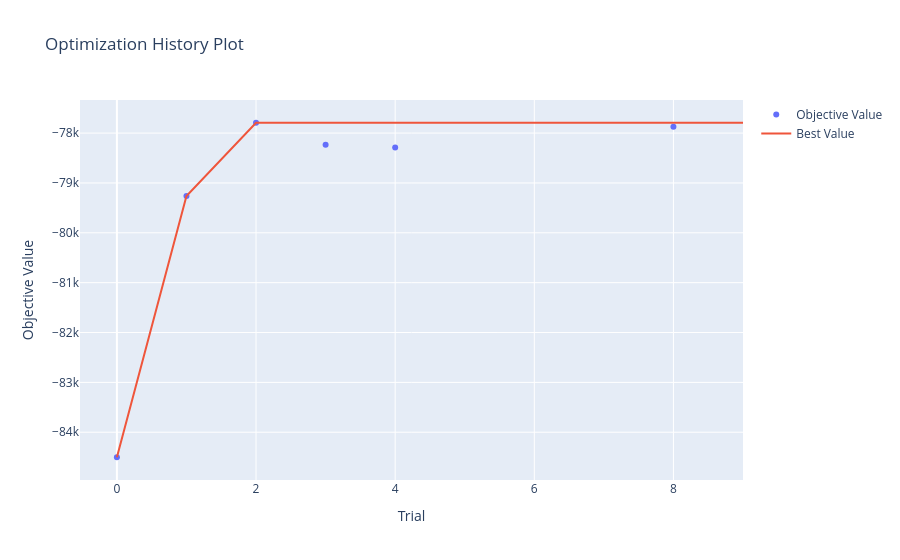
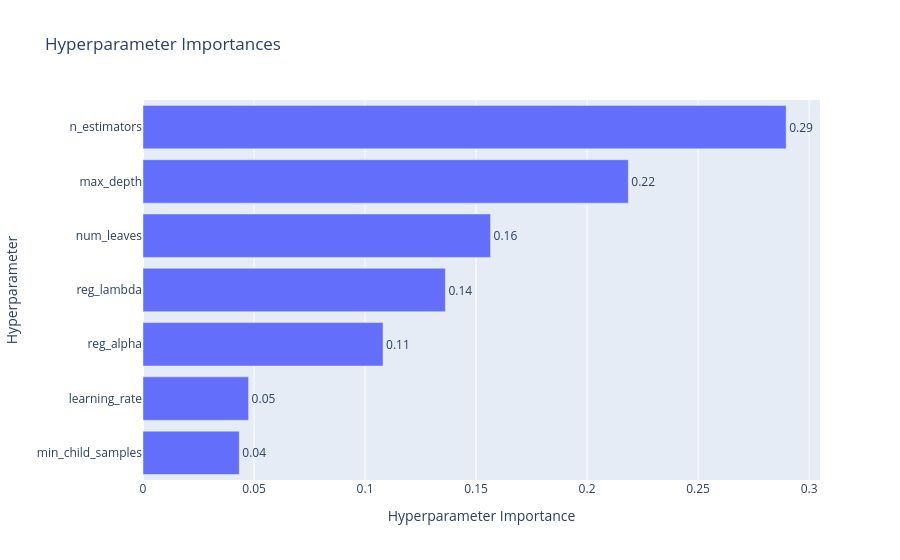

The code cell stored with these charts, in order, in its notebook:
### Code cell
def lightgbm_params_func(trial):
    return {
        'learning_rate': trial.suggest_float('learning_rate', 0.01, 0.1, log=True),
        'max_depth': trial.suggest_int('max_depth', 3, 10),
        'n_estimators': trial.suggest_int('n_estimators', 500, 2000),
        'num_leaves': trial.suggest_int('num_leaves', 2, 256),
        'min_child_samples': trial.suggest_int('min_child_samples', 5, 100),
        'reg_alpha': trial.suggest_float('reg_alpha', 1e-8, 1.0),
        'reg_lambda': trial.suggest_float('reg_lambda', 1e-8, 1.0),
    }

def lightgbm_estimator_func(params):
    return lgbm_pipe(params)

lightgbm_study = optuna_helper.fit_study(
    lightgbm_params_func, lightgbm_estimator_func, scorer_func, n_trials=10, visualize=True)

print('=== LightGBM ===')
print('Наилучшие гиперпараметры:', lightgbm_study.best_params)
print(f'MAE: {-lightgbm_study.best_value:.2f}')

### Figure 1 — Plotly figure (JSON) as saved in the notebook; plotly's stock layout.template omitted (floating-point values rounded to 4 significant figures)
{"data": [{"mode": "markers", "name": "Objective Value", "type": "scatter", "x": [0, 1, 2, 3, 4, 8], "y": [-84500.0, -79260.0, -77790.0, -78230.0, -78290.0, -77870.0]}, {"mode": "lines", "name": "Best Value", "type": "scatter", "x": [0, 1, 2, 3, 4, 5, 6, 7, 8, 9], "y": [-84500.0, -79260.0, -77790.0, -77790.0, -77790.0, -77790.0, -77790.0, -77790.0, -77790.0, -77790.0]}, {"marker": {"color": "#cccccc"}, "mode": "markers", "name": "Infeasible Trial", "showlegend": false, "type": "scatter", "x": [], "y": []}], "layout": {"title": {"text": "Optimization History Plot"}, "xaxis": {"title": {"text": "Trial"}}, "yaxis": {"title": {"text": "Objective Value"}}}}

### Figure 2 — Plotly figure (JSON) as saved in the notebook; plotly's stock layout.template omitted (floating-point values rounded to 4 significant figures)
{"data": [{"cliponaxis": false, "hovertemplate": ["min_child_samples (IntDistribution): 0.043357245768626894<extra></extra>", "learning_rate (FloatDistribution): 0.04755586818554789<extra></extra>", "reg_alpha (FloatDistribution): 0.1081209682484909<extra></extra>", "reg_lambda (FloatDistribution): 0.1362004806818724<extra></extra>", "num_leaves (IntDistribution): 0.15653177564772838<extra></extra>", "max_depth (IntDistribution): 0.21857346599007313<extra></extra>", "n_estimators (IntDistribution): 0.28966019547766036<extra></extra>"], "name": "Objective Value", "orientation": "h", "text": ["0.04", "0.05", "0.11", "0.14", "0.16", "0.22", "0.29"], "textposition": "outside", "type": "bar", "x": [0.04336, 0.04756, 0.1081, 0.1362, 0.1565, 0.2186, 0.2897], "y": ["min_child_samples", "learning_rate", "reg_alpha", "reg_lambda", "num_leaves", "max_depth", "n_estimators"]}], "layout": {"title": {"text": "Hyperparameter Importances"}, "xaxis": {"title": {"text": "Hyperparameter Importance"}}, "yaxis": {"title": {"text": "Hyperparameter"}}}}
